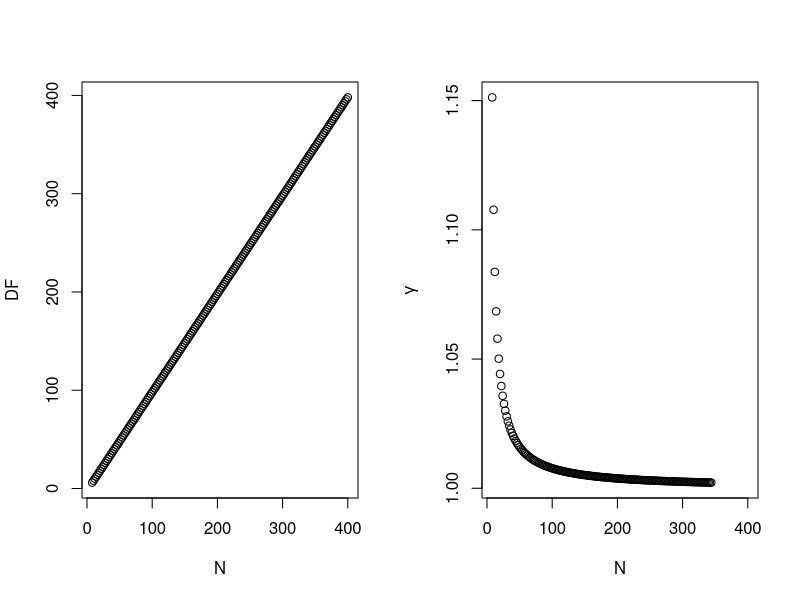
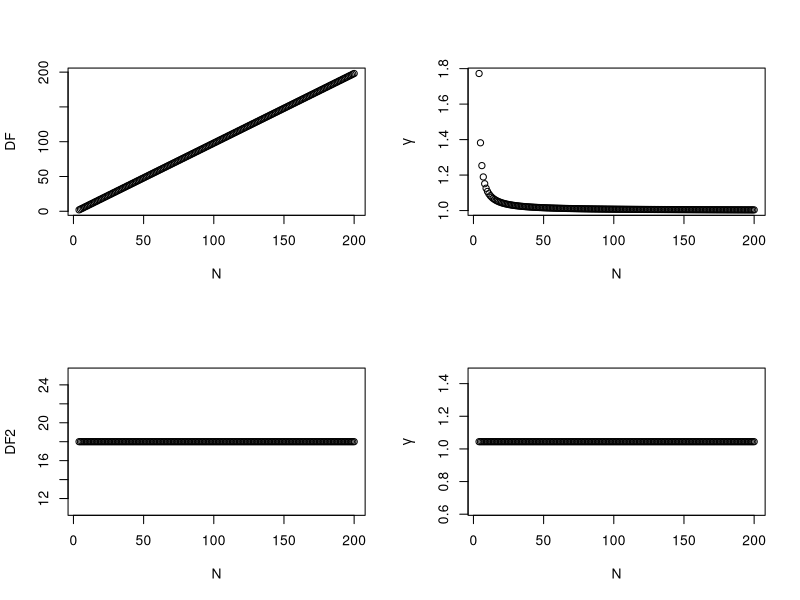
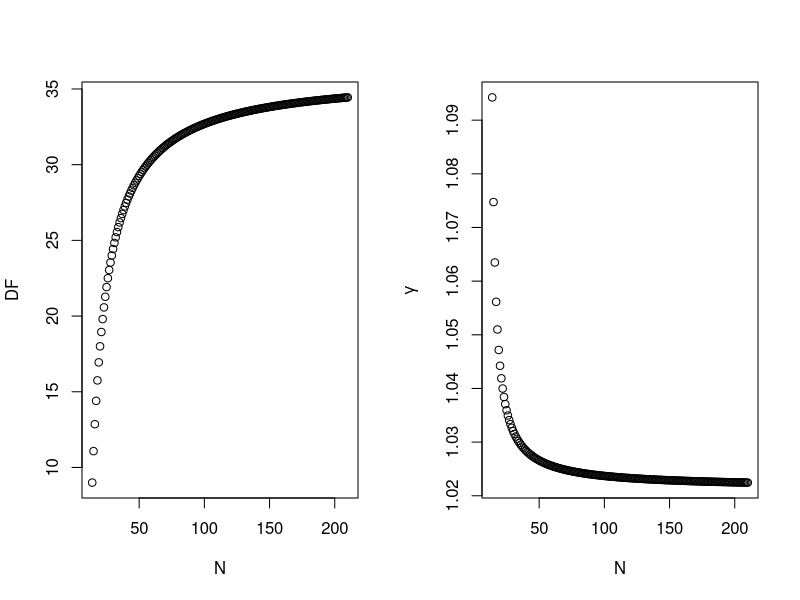
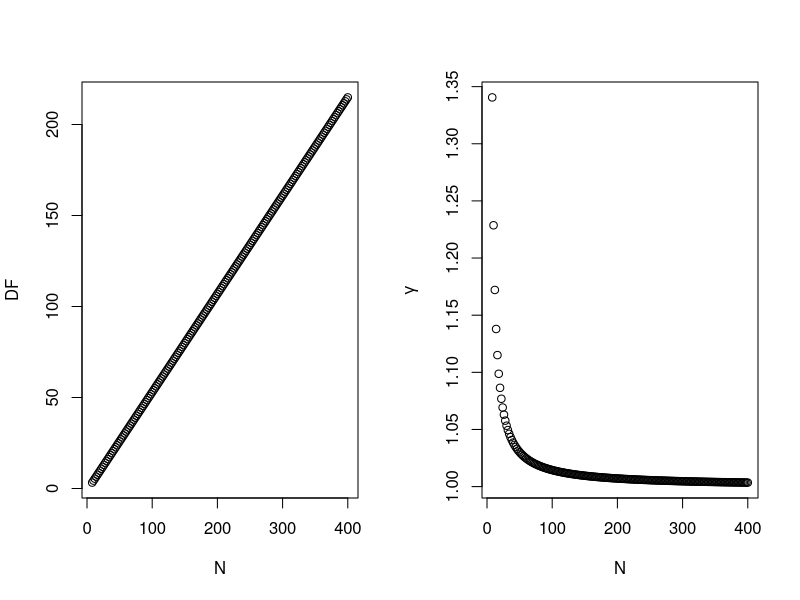
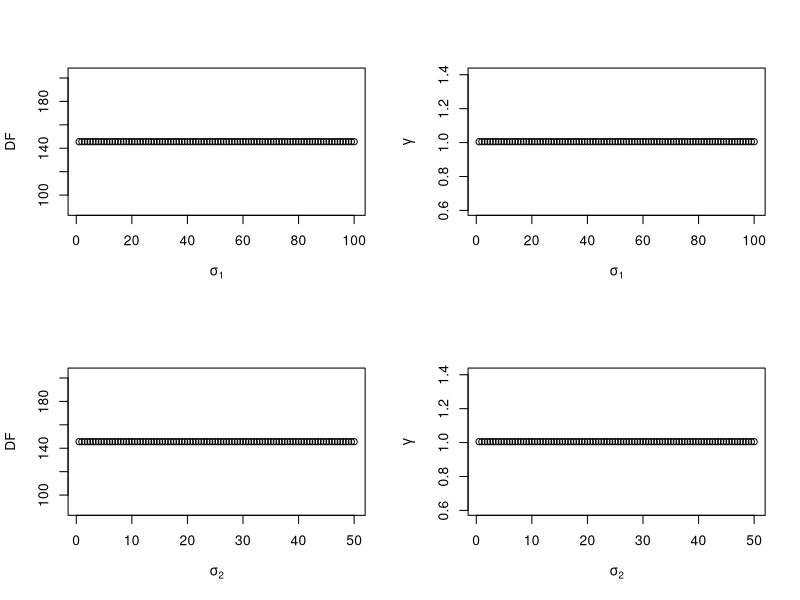
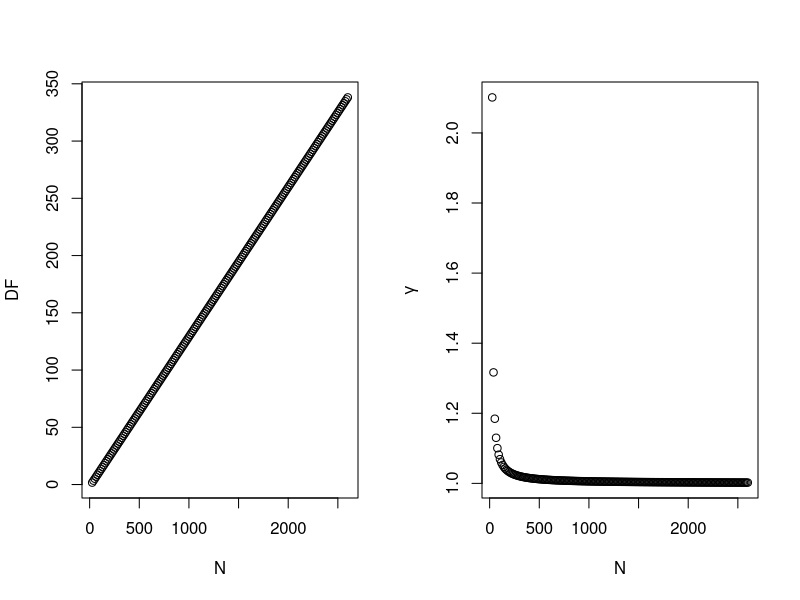
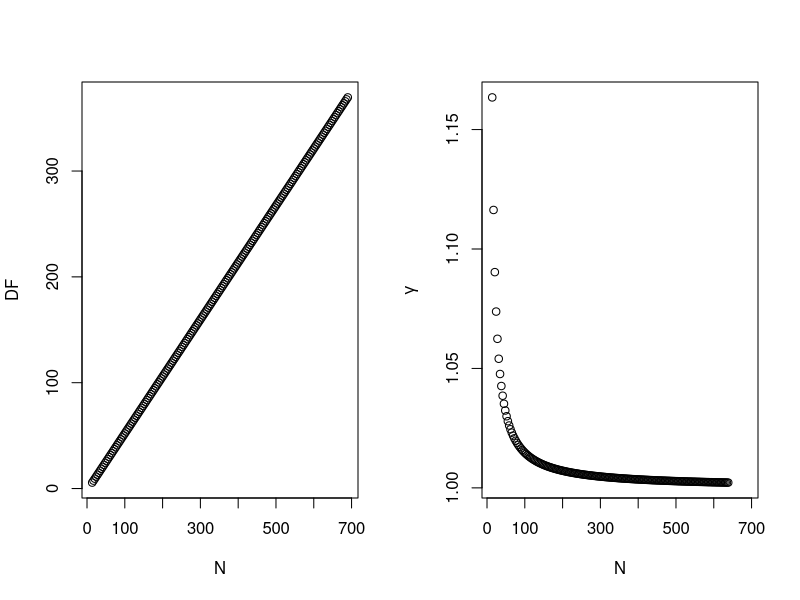
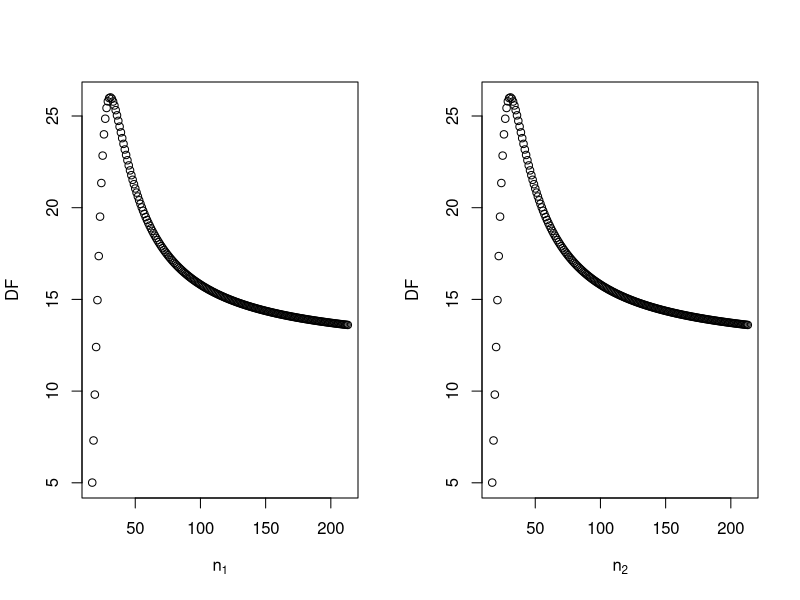

Generate these figures, in order, with R:
## ---- chunk 1
Nsize=NULL
coeffmult=NULL
DF=NULL

sd1=2
sd2=2

for (i in 4:200){
  n1=i
  n2=i
  N = n1+n2
  Nsize=c(Nsize,N)
  df = n1+n2-2
  DF = c(DF,df)
  coeffmult = c(coeffmult,sqrt(df/2)*gamma((df-1)/2)/gamma(df/2))
}
## ---- chunk 2
par(mfrow=c(1,2))
plot(Nsize,DF,xlab="N")
plot(Nsize,coeffmult,ylab=expression(gamma),xlab="N")
## ---- chunk 3
Nctrl=NULL
coeffmult=NULL
DF=NULL

sd1=2
sd2=2

for (i in 4:200){
  n1=i
  n2=20
  Nctrl=c(Nctrl,n1)
  df = n1-2
  DF = c(DF,df)
  coeffmult = c(coeffmult,sqrt(df/2)*gamma((df-1)/2)/gamma(df/2))
}

Nexp=NULL
coeffmult2=NULL
DF2=NULL

sd1=2
sd2=2

for (i in 4:200){
  n1=20
  n2=i
  Nexp=c(Nexp,n2)
  df = n1-2
  DF2 = c(DF2,df)
  coeffmult2 = c(coeffmult2,sqrt(df/2)*gamma((df-1)/2)/gamma(df/2))
}

## ---- chunk 4
par(mfrow=c(2,2))
plot(Nctrl,DF,xlab="N")
plot(Nctrl,coeffmult,ylab=expression(gamma),xlab="N")
plot(Nexp,DF2,xlab="N")
plot(Nexp,coeffmult2,ylab=expression(gamma),xlab="N")
## ---- chunk 5
coeffmult <- NULL
nratio <- NULL
DF <- NULL

for (i in 10:190){
  
  N <- 200
  n1 <- i
  n2 <- N-n1
  sd1 <- 12
  sd2 <- 12
  
  nratio <- c(nratio,n1/n2)
  df <- ((n1-1)*(n2-1)*(sd1^2+sd2^2)^2)/((n2-1)*sd1^4+(n1-1)*sd2^4)
  DF <- c(DF,df)
  coeffmult <- c(coeffmult,sqrt(df/2)*gamma((df-1)/2)/gamma(df/2))   
  
}
## ---- chunk 6
Nsize=NULL
coeffmult=NULL
DF=NULL

sd1=2
sd2=2

for (i in 4:200){
  n1=i
  n2=10
  N = n1+n2
  Nsize=c(Nsize,N)
  df = ((n1-1)*(n2-1)*(sd1^2+sd2^2)^2)/((n2-1)*sd1^4+(n1-1)*sd2^4) 
  DF = c(DF,df)
  coeffmult = c(coeffmult,sqrt(df/2)*gamma((df-1)/2)/gamma(df/2))
}
## ---- chunk 7
par(mfrow=c(1,2))
plot(Nsize,DF,xlab="N")
plot(Nsize,coeffmult,ylab=expression(gamma),xlab="N")
## ---- chunk 8
coeffmult <- NULL
SDratio <- NULL
DF <- NULL

for (i in 1:100){
  
  n1=100
  n2=100
  N <- n1+n2
  sd2 <- 10
  sd1 <- i
  
  SDratio <- c(SDratio,sd1/sd2)
  df <- ((n1-1)*(n2-1)*(sd1^2+sd2^2)^2)/((n2-1)*sd1^4+(n1-1)*sd2^4)
  DF <- c(DF,df)
  coeffmult <- c(coeffmult,sqrt(df/2)*gamma((df-1)/2)/gamma(df/2))   
}
## ---- chunk 9
Nsize=NULL
coeffmult=NULL
DF=NULL

sd1=10
sd2=2

for (i in 4:200){
  n1=i
  n2=i
  N = n1+n2
  Nsize=c(Nsize,N)
  df = ((n1-1)*(n2-1)*(sd1^2+sd2^2)^2)/((n2-1)*sd1^4+(n1-1)*sd2^4) 
  DF = c(DF,df)
  coeffmult = c(coeffmult,sqrt(df/2)*gamma((df-1)/2)/gamma(df/2))
}
## ---- chunk 10
par(mfrow=c(1,2))
plot(Nsize,DF,xlab="N")
plot(Nsize,coeffmult,ylab=expression(gamma),xlab="N")
## ---- chunk 11
coeffmult <- NULL
SD1 <- NULL
SD2 <- NULL
DF <- NULL

for (i in 1:100){
  n1=100
  n2=100
  N <- n1+n2
  sdratio = 1/2
  sd1 <- i
  sd2 <- sdratio*i

  SD1 <- c(SD1,sd1)
  SD2 <- c(SD2,sd2)
  df <- ((n1-1)*(n2-1)*(sd1^2+sd2^2)^2)/((n2-1)*sd1^4+(n1-1)*sd2^4)
  DF <- c(DF,df)
  coeffmult <- c(coeffmult,sqrt(df/2)*gamma((df-1)/2)/gamma(df/2))   
}
## ---- chunk 12
par(mfrow=c(2,2))
plot(SD1,DF,xlab=expression(sigma[1]))
plot(SD1,coeffmult,ylab=expression(gamma),xlab=expression(sigma[1]))

plot(SD2,DF,xlab=expression(sigma[2]))
plot(SD2,coeffmult,ylab=expression(gamma),xlab=expression(sigma[2]))
## ---- chunk 13
coeffmult <- NULL
Nsize <- NULL
DF <- NULL

for (i in 2:200){
  
  n1 <- i
  n2 <- 12*i
  N <- n1+n2
  sd1 <- 1.8
  sd2 <- 1
  
  df <- ((n1-1)*(n2-1)*(sd1^2+sd2^2)^2)/((n2-1)*sd1^4+(n1-1)*sd2^4)
  DF <- c(DF,df)
  Nsize <- c(Nsize,N)
  coeffmult <- c(coeffmult,sqrt(df/2)*gamma((df-1)/2)/gamma(df/2))   
}

## ---- chunk 14
par(mfrow=c(1,2))
plot(Nsize,DF,xlab="N")
plot(Nsize,coeffmult,ylab=expression(gamma),xlab="N")
## ---- chunk 15
coeffmult2 <- NULL
nratio2 <- NULL
DF2 <- NULL
DF_NUM2 <- NULL
DF_DENOM2 <- NULL

for (i in 10:190){
  
  delta_cohendprime <- 0
  N <- 200
  n1 <- i
  n2 <- N-n1
  sd2 <- 1
  sd1 <- sqrt(50-sd2^2) # so sqrt((sd1^2+sd2^2)/2)=5
  SDratio2=sd1/sd2
  nratio2 <- c(nratio2,n1/n2)
  df_num <- ((n1-1)*(n2-1)*(sd1^2+sd2^2)^2)
  df_denom <- ((n2-1)*sd1^4+(n1-1)*sd2^4)
  DF_NUM2 <- c(DF_NUM2, df_num)
  DF_DENOM2 <- c(DF_DENOM2, df_denom)
  df <- ((n1-1)*(n2-1)*(sd1^2+sd2^2)^2)/((n2-1)*sd1^4+(n1-1)*sd2^4)
  DF2 <- c(DF2,df)
  coeffmult2 <- c(coeffmult2,sqrt(df/2)*gamma((df-1)/2)/gamma(df/2))   
}

coeffmult3 <- NULL
nratio3 <- NULL
DF3 <- NULL
DF_NUM3 <- NULL
DF_DENOM3 <- NULL

for (i in 10:190){

  delta_cohendprime <- 0  
  N <- 200
  n1 <- i
  n2 <- N-n1
  sd2 <- 2
  sd1 <- sqrt(50-sd2^2) # so sqrt((sd1^2+sd2^2)/2)=5
  SDratio3=sd1/sd2
  nratio3 <- c(nratio3,n1/n2)
  df_num <- ((n1-1)*(n2-1)*(sd1^2+sd2^2)^2)
  df_denom <- ((n2-1)*sd1^4+(n1-1)*sd2^4)
  DF_NUM3 <- c(DF_NUM3, df_num)
  DF_DENOM3 <- c(DF_DENOM3, df_denom)
  df <- ((n1-1)*(n2-1)*(sd1^2+sd2^2)^2)/((n2-1)*sd1^4+(n1-1)*sd2^4)
  DF3 <- c(DF3,df)
  coeffmult3 <- c(coeffmult3,sqrt(df/2)*gamma((df-1)/2)/gamma(df/2))   
}

coeffmult4 <- NULL
nratio4 <- NULL
DF4 <- NULL
DF_NUM4 <- NULL
DF_DENOM4 <- NULL

for (i in 10:190){

  delta_cohendprime <- 0  
  N <- 200
  n1 <- i
  n2 <- N-n1
  sd2 <- 4
  sd1 <- sqrt(50-sd2^2) # so sqrt((sd1^2+sd2^2)/2)=5
  SDratio4=sd1/sd2
  nratio4 <- c(nratio4,n1/n2)
  df_num <- ((n1-1)*(n2-1)*(sd1^2+sd2^2)^2)
  df_denom <- ((n2-1)*sd1^4+(n1-1)*sd2^4)
  DF_NUM4 <- c(DF_NUM4, df_num)
  DF_DENOM4 <- c(DF_DENOM4, df_denom)
  df <- ((n1-1)*(n2-1)*(sd1^2+sd2^2)^2)/((n2-1)*sd1^4+(n1-1)*sd2^4)
  DF4 <- c(DF4,df)
  coeffmult4 <- c(coeffmult4,sqrt(df/2)*gamma((df-1)/2)/gamma(df/2))   
}
## ---- chunk 16
coeffmult <- NULL
SD <- NULL
DF <- NULL

for (i in 2:200){
  
  n1 <- 23
  n2 <- 75
  N <- n1+n2
  sd1 <- i
  sd2 <- 8*i
  
  df <- ((n1-1)*(n2-1)*(sd1^2+sd2^2)^2)/((n2-1)*sd1^4+(n1-1)*sd2^4)
  DF <- c(DF,df)
  SD <- c(SD,sqrt((sd1^2+sd2^2)/2))
  coeffmult <- c(coeffmult,sqrt(df/2)*gamma((df-1)/2)/gamma(df/2))   
}

## ---- chunk 17
coeffmult <- NULL
nratio <- NULL
DF <- NULL

for (i in 10:190){
  
  N <- 200
  n1 <- i
  n2 <- N-n1
  sd1 <- 8
  sd2 <- 8
  
  nratio <- c(nratio,n1/n2)
  df <- (sd1^2/n1+sd2^2/n2)^2/((sd1^2/n1)^2/(n1-1)+(sd2^2/n2)^2/(n2-1))
  DF <- c(DF,df)
  coeffmult <- c(coeffmult,sqrt(df/2)*gamma((df-1)/2)/gamma(df/2))   
  
}
## ---- chunk 18
Nsize=NULL
coeffmult=NULL
DF=NULL

sd1=2
sd2=2

for (i in 4:200){
  n1=2.45*i
  n2=i
  N = n1+n2
  Nsize=c(Nsize,N)
  df = (sd1^2/n1+sd2^2/n2)^2/((sd1^2/n1)^2/(n1-1)+(sd2^2/n2)^2/(n2-1))
  DF = c(DF,df)
  coeffmult = c(coeffmult,sqrt(df/2)*gamma((df-1)/2)/gamma(df/2))
}
## ---- chunk 19
par(mfrow=c(1,2))
plot(Nsize,DF,xlab="N")
plot(Nsize,coeffmult,ylab=expression(gamma),xlab="N")
## ---- chunk 20
Nsize=NULL
coeffmult=NULL
DF=NULL

sd1=2
sd2=2

for (i in 4:200){
  n1=13
  n2=i
  N = n1+n2
  Nsize=c(Nsize,N)
  df = (sd1^2/n1+sd2^2/n2)^2/((sd1^2/n1)^2/(n1-1)+(sd2^2/n2)^2/(n2-1))
  DF = c(DF,df)
  coeffmult = c(coeffmult,sqrt(df/2)*gamma((df-1)/2)/gamma(df/2))
}

Nsize2=NULL
coeffmult2=NULL
DF2=NULL

sd1=2
sd2=2

for (i in 4:200){
  n1=i
  n2=13
  N = n1+n2
  Nsize2=c(Nsize2,N)
  df = (sd1^2/n1+sd2^2/n2)^2/((sd1^2/n1)^2/(n1-1)+(sd2^2/n2)^2/(n2-1))
  DF2 = c(DF2,df)
  coeffmult2 = c(coeffmult2,sqrt(df/2)*gamma((df-1)/2)/gamma(df/2))
}

## ---- chunk 21
par(mfrow=c(1,2))
plot(Nsize,DF,xlab=expression(n[1]))
plot(Nsize2,DF2,ylab="DF",xlab=expression(n[2]))
## ---- chunk 22
coeffmult <- NULL
SDratio <- NULL
DF <- NULL

for (i in 1:100){
  
  n1=100
  n2=100
  N <- n1+n2
  sd2 <- 10
  sd1 <- i
  
  SDratio <- c(SDratio,sd1/sd2)
  df <- (sd1^2/n1+sd2^2/n2)^2/((sd1^2/n1)^2/(n1-1)+(sd2^2/n2)^2/(n2-1))
  DF <- c(DF,df)
  coeffmult <- c(coeffmult,sqrt(df/2)*gamma((df-1)/2)/gamma(df/2))   
}
## ---- chunk 23
Nsize=NULL
coeffmult=NULL
DF=NULL

sd1=12
sd2=1.4786

for (i in 4:200){
  n1=i
  n2=i
  N = n1+n2
  Nsize=c(Nsize,N)
  df = (sd1^2/n1+sd2^2/n2)^2/((sd1^2/n1)^2/(n1-1)+(sd2^2/n2)^2/(n2-1)) 
  DF = c(DF,df)
  coeffmult = c(coeffmult,sqrt(df/2)*gamma((df-1)/2)/gamma(df/2))
}
## ---- chunk 24
par(mfrow=c(1,2))
plot(Nsize,DF,xlab="N")
plot(Nsize,coeffmult,ylab=expression(gamma),xlab="N")
## ---- chunk 25
coeffmult <- NULL
SD1 <- NULL
DF <- NULL

for (i in 1:200){
  n1=100
  n2=100
  N <- n1+n2
  sdratio = 3
  sd1 <- i
  sd2 <- sdratio*i

  SD1 <- c(SD1,sd1)
  df <- (sd1^2/n1+sd2^2/n2)^2/((sd1^2/n1)^2/(n1-1)+(sd2^2/n2)^2/(n2-1))
  DF <- c(DF,df)
  coeffmult <- c(coeffmult,sqrt(df/2)*gamma((df-1)/2)/gamma(df/2))   
}
## ---- chunk 26
par(mfrow=c(1,2))
plot(SD1,DF,xlab=expression(sigma[1]))
#SDratio[DF==max(DF)]
plot(SD1,coeffmult,ylab=expression(gamma),xlab=expression(sigma[1]))
#SDratio[coeffmult==min(coeffmult)]
## ---- chunk 27
coeffmult <- NULL
Nsize <- NULL
DF <- NULL

for (i in 2:200){
  
  n1 <- i
  n2 <- 12*i
  N <- n1+n2
  sd1 <- 1.8
  sd2 <- 1
  
  df <- (sd1^2/n1+sd2^2/n2)^2/((sd1^2/n1)^2/(n1-1)+(sd2^2/n2)^2/(n2-1))
  DF <- c(DF,df)
  Nsize <- c(Nsize,N)
  coeffmult <- c(coeffmult,sqrt(df/2)*gamma((df-1)/2)/gamma(df/2))   
}

## ---- chunk 28
par(mfrow=c(2,2))
plot(Nsize,DF,xlab="N")
plot(Nsize,coeffmult,ylab=expression(gamma),xlab="N")
## ---- chunk 29
Nsize2=NULL
coeffmult2=NULL
DF2=NULL

sd1=1.8
sd2=1

for (i in 4:200){
  n1=i
  n2=13
  N = n1+n2
  Nsize2=c(Nsize2,N)
  df = (sd1^2/n1+sd2^2/n2)^2/((sd1^2/n1)^2/(n1-1)+(sd2^2/n2)^2/(n2-1))
  DF2 = c(DF2,df)
  coeffmult2 = c(coeffmult2,sqrt(df/2)*gamma((df-1)/2)/gamma(df/2))
}

Nsize4=NULL
coeffmult4=NULL
DF4=NULL

sd1=1
sd2=1.8

for (i in 4:200){
  n1=i
  n2=13
  N = n1+n2
  Nsize4=c(Nsize4,N)
  df = (sd1^2/n1+sd2^2/n2)^2/((sd1^2/n1)^2/(n1-1)+(sd2^2/n2)^2/(n2-1))
  DF4 = c(DF4,df)
  coeffmult4 = c(coeffmult4,sqrt(df/2)*gamma((df-1)/2)/gamma(df/2))
}

Nsize=NULL
coeffmult=NULL
DF=NULL

sd1=1.8
sd2=1

for (i in 4:200){
  n1=13
  n2=i
  N = n1+n2
  Nsize=c(Nsize,N)
  df = (sd1^2/n1+sd2^2/n2)^2/((sd1^2/n1)^2/(n1-1)+(sd2^2/n2)^2/(n2-1))
  DF = c(DF,df)
  coeffmult = c(coeffmult,sqrt(df/2)*gamma((df-1)/2)/gamma(df/2))
}


Nsize3=NULL
coeffmult3=NULL
DF3=NULL

sd1=1
sd2=1.8

for (i in 4:200){
  n1=13
  n2=i
  N = n1+n2
  Nsize3=c(Nsize3,N)
  df = (sd1^2/n1+sd2^2/n2)^2/((sd1^2/n1)^2/(n1-1)+(sd2^2/n2)^2/(n2-1))
  DF3 = c(DF3,df)
  coeffmult3 = c(coeffmult3,sqrt(df/2)*gamma((df-1)/2)/gamma(df/2))
}
## ---- chunk 30
coeffmult2 <- NULL
nratio2 <- NULL
DF2 <- NULL
DF_NUM2 <- NULL
DF_DENOM2 <- NULL

for (i in 10:190){
  
  N <- 200
  n1 <- i
  n2 <- N-n1
  sd2 <- 1
  sd1 <- sqrt(50-sd2^2) # so sqrt((sd1^2+sd2^2)/2)=5
  SDratio2=sd1/sd2
  nratio2 <- c(nratio2,n1/n2)
  df_num <- (sd1^2/n1+sd2^2/n2)^2
  df_denom <- ((sd1^2/n1)^2/(n1-1)+(sd2^2/n2)^2/(n2-1))
  df <- (sd1^2/n1+sd2^2/n2)^2/((sd1^2/n1)^2/(n1-1)+(sd2^2/n2)^2/(n2-1))
  DF2 <- c(DF2,df)
  DF_NUM2 <- c(DF_NUM2, df_num)
  DF_DENOM2 <- c(DF_DENOM2, df_denom)

  coeffmult2 = c(coeffmult2,sqrt(df/2)*gamma((df-1)/2)/gamma(df/2))
}

coeffmult3 <- NULL
nratio3 <- NULL
DF3 <- NULL
DF_NUM3 <- NULL
DF_DENOM3 <- NULL

for (i in 10:190){
  
  N <- 200
  n1 <- i
  n2 <- N-n1
  sd2 <- 2
  sd1 <- sqrt(50-sd2^2) # so sqrt((sd1^2+sd2^2)/2)=5
  SDratio3=sd1/sd2
  nratio3 <- c(nratio3,n1/n2)
  df_num <- (sd1^2/n1+sd2^2/n2)^2
  df_denom <- ((sd1^2/n1)^2/(n1-1)+(sd2^2/n2)^2/(n2-1))
  df <- (sd1^2/n1+sd2^2/n2)^2/((sd1^2/n1)^2/(n1-1)+(sd2^2/n2)^2/(n2-1))
  DF_NUM3 <- c(DF_NUM3, df_num)
  DF_DENOM3 <- c(DF_DENOM3, df_denom)
  DF3 <- c(DF3,df)
  coeffmult3 = c(coeffmult3,sqrt(df/2)*gamma((df-1)/2)/gamma(df/2))
}

coeffmult4 <- NULL
nratio4 <- NULL
DF4 <- NULL
DF_NUM4 <- NULL
DF_DENOM4 <- NULL

for (i in 10:190){
  
  N <- 200
  n1 <- i
  n2 <- N-n1
  sd2 <- 4
  sd1 <- sqrt(50-sd2^2) # so sqrt((sd1^2+sd2^2)/2)=5
  SDratio4=sd1/sd2
  nratio4 <- c(nratio4,n1/n2)
  df_num <- (sd1^2/n1+sd2^2/n2)^2
  df_denom <- ((sd1^2/n1)^2/(n1-1)+(sd2^2/n2)^2/(n2-1))
  df <- (sd1^2/n1+sd2^2/n2)^2/((sd1^2/n1)^2/(n1-1)+(sd2^2/n2)^2/(n2-1))
  DF_NUM4 <- c(DF_NUM4, df_num)
  DF_DENOM4 <- c(DF_DENOM4, df_denom)
  df <- ((n1-1)*(n2-1)*(sd1^2+sd2^2)^2)/((n2-1)*sd1^4+(n1-1)*sd2^4)
  DF4 <- c(DF4,df)
  coeffmult4 = c(coeffmult4,sqrt(df/2)*gamma((df-1)/2)/gamma(df/2))
}
## ---- chunk 31
coeffmult <- NULL
SD <- NULL
DF <- NULL

for (i in 2:200){
  
  n1 <- 60
  n2 <- 12
  N <- n1+n2
  sd1 <- i
  sd2 <- 8*i
  
  df <- (sd1^2/n1+sd2^2/n2)^2/((sd1^2/n1)^2/(n1-1)+(sd2^2/n2)^2/(n2-1))
  DF <- c(DF,df)
  SD <- c(SD,sqrt((sd1^2+sd2^2)/2))
  coeffmult <- c(coeffmult,sqrt(df/2)*gamma((df-1)/2)/gamma(df/2))   
}

## ---- chunk 32
par(mfrow=c(2,2))
plot(SD,DF,xlab=expression(sigma))
abline(v=0)
plot(SD,coeffmult,ylab=expression(gamma),xlab=expression(sigma))
abline(v=0)
